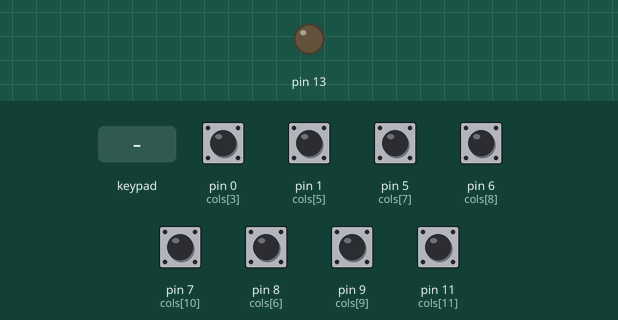
This sketch was run on a simulated Teensy 4. Parts: output pins drawn as LEDs (lit = HIGH). Wiring (inferred from the names in the program): 4×4 keypad with keys 1 2 3 A 4 5 6 B 7 8 9 C * 0 # D (labels assumed): rows pin 2, pin 3, pin 4, A6; columns A7, A8, A9, pin 24. Dashed ring = blinking. The test bench sets the inputs (shaded band); at power-on: pin 0 (cols[3]), pin 1 (cols[5]), pin 5 (cols[7]), pin 6 (cols[8]), pin 7 (cols[10]), pin 8 (cols[6]), pin 9 (cols[9]), pin 11 (cols[11]) HIGH. Pins used as bus, display or sensor lines are not drawn.

Above: at 1.2 s.
1.3 s: keypad keys 1 2 pressed 0.4 s apart
At 1.39 s:
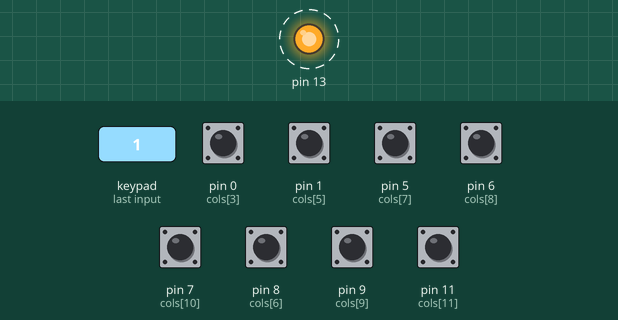
Timing chart, 0 to 4.3 s (numbered marks = the images above; inputs shaded):
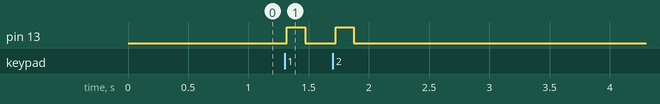

The sketch:

Keyboard.ino
```cpp
byte rows[] = {2,3,20,4};
byte cols[] = {22,24,23,0,21,1,8,5,6,9,7,11};
bool down[4*12] = {0};
#define NUM_LAYERS 4
#define NUM_KEYS (NUM_LAYERS*4*12)
int keys[NUM_KEYS] = {0};

#define lrc(l,r,c) keys[(l)*4*12 + (r)*12 + (c)]

#define is_mod(k) ((k) <= -1 && (k) >= -4)
#define M_SHIFT -1
#define M_CTRL -2
#define M_ALT -3
#define M_SUPER -4

#define is_special(k) ((k) <= -5 && (k) >= -7)
#define S_FN -5
#define S_LW -6
#define S_RS -7

#define PRINT 0

void setup() {
  pinMode(13, OUTPUT);

  for(int i = 0; i < 4; i ++)
    pinMode(rows[i], OUTPUT);
  for(int i = 0; i < 12; i ++)
    pinMode(cols[i], INPUT_PULLUP);

#if PRINT
  Serial.begin(9600);
#endif

  lrc(0,0,0) = KEY_ESC;
  lrc(0,0,1) = KEY_Q;
  lrc(0,0,2) = KEY_W;
  lrc(0,0,3) = KEY_E;
  lrc(0,0,4) = KEY_R;
  lrc(0,0,5) = KEY_T;
  lrc(0,0,6) = KEY_Y;
  lrc(0,0,7) = KEY_U;
  lrc(0,0,8) = KEY_I;
  lrc(0,0,9) = KEY_O;
  lrc(0,0,10) = KEY_P;
  lrc(0,0,11) = KEY_BACKSPACE;

  lrc(0,1,0) = KEY_TAB;
  lrc(0,1,1) = KEY_A;
  lrc(0,1,2) = KEY_S;
  lrc(0,1,3) = KEY_D;
  lrc(0,1,4) = KEY_F;
  lrc(0,1,5) = KEY_G;
  lrc(0,1,6) = KEY_H;
  lrc(0,1,7) = KEY_J;
  lrc(0,1,8) = KEY_K;
  lrc(0,1,9) = KEY_L;
  lrc(0,1,10) = KEY_SEMICOLON;
  lrc(0,1,11) = KEY_QUOTE;

  lrc(0,2,0) = M_SHIFT;
  lrc(0,2,1) = KEY_Z;
  lrc(0,2,2) = KEY_X;
  lrc(0,2,3) = KEY_C;
  lrc(0,2,4) = KEY_V;
  lrc(0,2,5) = KEY_B;
  lrc(0,2,6) = KEY_N;
  lrc(0,2,7) = KEY_M;
  lrc(0,2,8) = KEY_COMMA;
  lrc(0,2,9) = KEY_PERIOD;
  lrc(0,2,10) = KEY_UP;
  lrc(0,2,11) = KEY_ENTER;

  lrc(0,3,0) = M_CTRL;
  lrc(0,3,1) = M_SUPER;
  lrc(0,3,2) = M_ALT;
  lrc(0,3,3) = S_FN;
  lrc(0,3,4) = S_LW;
  lrc(0,3,5) = lrc(0,3,6) = KEY_SPACE;
  lrc(0,3,7) = S_RS;
  lrc(0,3,8) = KEY_SLASH;
  lrc(0,3,9) = KEY_LEFT;
  lrc(0,3,10) = KEY_DOWN;
  lrc(0,3,11) = KEY_RIGHT;
}

int layer = 0;
int mod = 0;
bool pressed[NUM_KEYS] = {0};

void loop()
{
  digitalWrite(13, LOW);
  for(int r = 0; r < 4; r ++) {
    for(int c = 0; c < 12; c ++) {
      digitalWrite(rows[r], LOW);

      int k = lrc(layer,r,c);
      bool* down = pressed + layer*4*12 + r*12 + c;

      if (digitalRead(cols[c]) == LOW) {
        digitalWrite(13, HIGH);
#if PRINT
        Serial.print(r);
        Serial.print(" ");
        Serial.print(c);
        Serial.print("\n");
#endif
        if (*down) goto _continue;
        *down = 1;
        if (is_special(k)) {

        } else if (is_mod(k)) {
          if (k == M_SHIFT) mod = mod ^ MODIFIERKEY_SHIFT;
          if (k == M_CTRL) mod = mod ^ MODIFIERKEY_CTRL;
          if (k == M_ALT) mod = mod ^ MODIFIERKEY_ALT;
          if (k == M_SUPER) mod = mod ^ MODIFIERKEY_GUI;
          Keyboard.set_modifier(mod);
          Keyboard.send_now();
        } else {
          Keyboard.press(k);
        }
      } else {
        if (!*down) goto _continue;
        *down = 0;
        if (is_special(k)) {

        } else if (is_mod(k)) {
          if (k == M_SHIFT) mod = mod ^ MODIFIERKEY_SHIFT;
          if (k == M_CTRL) mod = mod ^ MODIFIERKEY_CTRL;
          if (k == M_ALT) mod = mod ^ MODIFIERKEY_ALT;
          if (k == M_SUPER) mod = mod ^ MODIFIERKEY_GUI;
          Keyboard.set_modifier(mod);
          Keyboard.send_now();
        } else {
          Keyboard.release(k);
        }
      }
      _continue:
      digitalWrite(rows[r], HIGH);
    }
  }


  delay(50);
}
```

Measured:
- after the input at 1.3 s, pin 13: alternates HIGH for 0.15 s and LOW for 0.25 s, 4 changes in all, then stays LOW, starting at once
